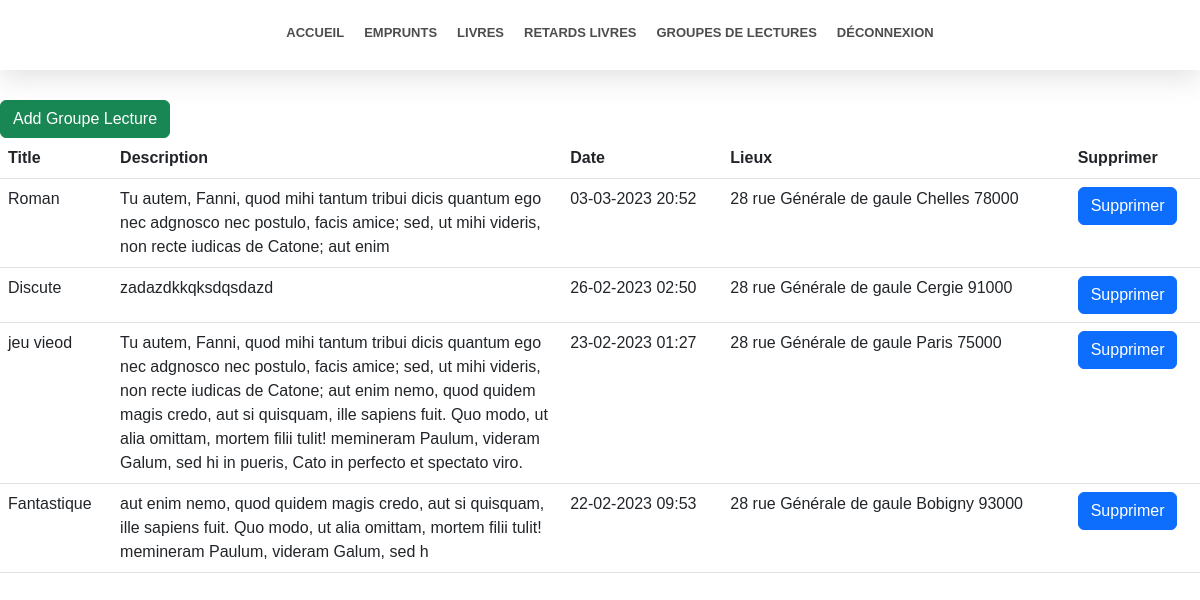
Screenshot of /libraire/groupe-lecture (signed in) with the database file from the repository.
### accounts/models.py (models this page shows, shortened)
class Groupe_Lecture(models.Model):
    title = models.CharField(max_length=100)
    description = models.CharField(max_length=400)
    date = models.DateTimeField()
    biblio = models.ForeignKey(Biliotheque, on_delete=models.CASCADE)

class Biliotheque(models.Model):
    name = models.CharField(max_length=60)
    adresse = models.CharField(max_length=60)
    ville = models.CharField(max_length=50)
    cp = models.CharField(max_length=60)

### groupelecture/views.py (the view)
# urls.py: path('libraire/groupe-lecture', gl_views.libraireIndex, name="libraire_gl"),
@user_passes_test(lambda u: u.is_staff, login_url='/login/')
def libraireIndex(request):
    context ={}
    context['groupes'] = Groupe_Lecture.objects.order_by('-date')
    return render(request, 'libraire/groupe-lecture.html', context=context)

### templates/libraire/groupe-lecture.html (shortened to what this page needs)
{% extends 'libraire/base-libraire.html' %}
{% block content %}
    <div style="height: 100px"></div>
    <section style="max-width: 1400px;margin: auto;">
        <a href="{% url 'libraire_gl_add' %}" class="btn btn-success" >Add Groupe Lecture</a>
        <table class="table">
            <thead>
                <tr>
                    <th>Title</th>
                    <th>Description</th>
                    <th>Date</th>
                    <th>Lieux</th>
                    <th>Supprimer</th>
                </tr>
            </thead>
            <tbody>
                {% for groupe in groupes %}
                    <tr>
                        <td>{{ groupe.title }}</td>
                        <td style="max-width: 400px">{{ groupe.description }}</td>
                        <td>{{ groupe.date|date:"d-m-Y H:i" }}</td>
                        <td>{{ groupe.biblio.adresse }} {{ groupe.biblio.ville }} {{ groupe.biblio.cp }}</td>
                        <td>
                            <form method="POST" action="{% url 'libraire_gl_delete' groupe.pk %}">
                                <button class="btn btn-primary">
                                    Supprimer
                                </button>
                            </form>
                        </td>
                    </tr>
                {% endfor %}
            </tbody>
        </table>
    </section>
{% endblock %}

### static/css/main.css (style rules this page uses)
section { font-family: "Public Sans", sans-serif; }
body { margin: 0; }

### rows the page displays
Groupe_Lecture: title "Roman", description "Tu autem, Fanni, quod mihi tantum tribui dicis quantum ego nec adgnosco nec postulo, facis amice; sed, ut mihi videris, non recte iudicas de Catone; aut enim", date "03-03-2023 20:52", biblio.adresse "28 rue Générale de gaule", biblio.ville "Chelles", biblio.cp "78000"
Groupe_Lecture: title "Discute", description "zadazdkkqksdqsdazd", date "26-02-2023 02:50", biblio.adresse "28 rue Générale de gaule", biblio.ville "Cergie", biblio.cp "91000"
Groupe_Lecture: title "jeu vieod", description "Tu autem, Fanni, quod mihi tantum tribui dicis quantum ego nec adgnosco nec postulo, facis amice; sed, ut mihi videris, non recte iudicas de Catone; aut enim nemo, quod quidem magis credo, aut si quisquam, ille sapiens fuit. Quo modo, ut alia omittam, mortem filii tulit! memineram Paulum, videram Galum, sed hi in pueris, Cato in perfecto et spectato viro.", date "23-02-2023 01:27", biblio.adresse "28 rue Générale de gaule", biblio.ville "Paris", biblio.cp "75000"
Groupe_Lecture: title "Fantastique", description "aut enim nemo, quod quidem magis credo, aut si quisquam, ille sapiens fuit. Quo modo, ut alia omittam, mortem filii tulit! memineram Paulum, videram Galum, sed h", date "22-02-2023 09:53", biblio.adresse "28 rue Générale de gaule", biblio.ville "Bobigny", biblio.cp "93000"
